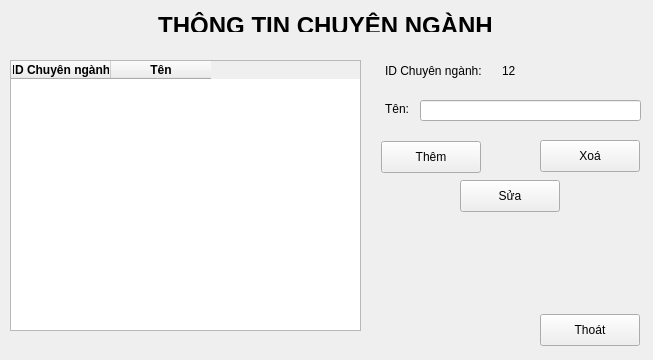
<?xml version="1.0" encoding="UTF-8"?>
<ui version="4.0">
 <class>MainWindow</class>
 <widget class="QMainWindow" name="MainWindow">
  <property name="geometry">
   <rect>
    <x>0</x>
    <y>0</y>
    <width>653</width>
    <height>360</height>
   </rect>
  </property>
  <property name="windowTitle">
   <string>MainWindow</string>
  </property>
  <widget class="QWidget" name="centralwidget">
   <widget class="QLabel" name="label">
    <property name="geometry">
     <rect>
      <x>0</x>
      <y>12</y>
      <width>651</width>
      <height>20</height>
     </rect>
    </property>
    <property name="text">
     <string>&lt;html&gt;&lt;head/&gt;&lt;body&gt;&lt;p align=&quot;center&quot;&gt;&lt;span style=&quot; font-size:18pt; font-weight:700;&quot;&gt;THÔNG TIN CHUYÊN NGÀNH&lt;/span&gt;&lt;/p&gt;&lt;/body&gt;&lt;/html&gt;</string>
    </property>
   </widget>
   <widget class="QTableWidget" name="tableWidget">
    <property name="geometry">
     <rect>
      <x>10</x>
      <y>60</y>
      <width>351</width>
      <height>271</height>
     </rect>
    </property>
    <column>
     <property name="text">
      <string>ID Chuyên ngành</string>
     </property>
     <property name="font">
      <font>
       <bold>true</bold>
      </font>
     </property>
    </column>
    <column>
     <property name="text">
      <string>Tên</string>
     </property>
     <property name="font">
      <font>
       <bold>true</bold>
      </font>
     </property>
    </column>
   </widget>
   <widget class="QPushButton" name="pushButton">
    <property name="geometry">
     <rect>
      <x>381</x>
      <y>141</y>
      <width>100</width>
      <height>32</height>
     </rect>
    </property>
    <property name="text">
     <string>Thêm</string>
    </property>
   </widget>
   <widget class="QPushButton" name="pushButton_4">
    <property name="geometry">
     <rect>
      <x>540</x>
      <y>314</y>
      <width>100</width>
      <height>32</height>
     </rect>
    </property>
    <property name="text">
     <string>Thoát</string>
    </property>
   </widget>
   <widget class="QPushButton" name="pushButton_2">
    <property name="geometry">
     <rect>
      <x>540</x>
      <y>140</y>
      <width>100</width>
      <height>32</height>
     </rect>
    </property>
    <property name="text">
     <string>Xoá</string>
    </property>
   </widget>
   <widget class="QLabel" name="label_3">
    <property name="geometry">
     <rect>
      <x>385</x>
      <y>101</y>
      <width>31</width>
      <height>16</height>
     </rect>
    </property>
    <property name="text">
     <string>Tên:</string>
    </property>
   </widget>
   <widget class="QPushButton" name="pushButton_3">
    <property name="geometry">
     <rect>
      <x>460</x>
      <y>180</y>
      <width>100</width>
      <height>32</height>
     </rect>
    </property>
    <property name="text">
     <string>Sửa</string>
    </property>
   </widget>
   <widget class="QLabel" name="label_4">
    <property name="geometry">
     <rect>
      <x>385</x>
      <y>63</y>
      <width>111</width>
      <height>16</height>
     </rect>
    </property>
    <property name="text">
     <string>ID Chuyên ngành:</string>
    </property>
   </widget>
   <widget class="QLabel" name="labelIdrole">
    <property name="geometry">
     <rect>
      <x>502</x>
      <y>63</y>
      <width>58</width>
      <height>16</height>
     </rect>
    </property>
    <property name="text">
     <string>12</string>
    </property>
   </widget>
   <widget class="QLineEdit" name="lineEdit">
    <property name="geometry">
     <rect>
      <x>420</x>
      <y>100</y>
      <width>221</width>
      <height>21</height>
     </rect>
    </property>
   </widget>
  </widget>
 </widget>
 <resources/>
 <connections/>
</ui>
